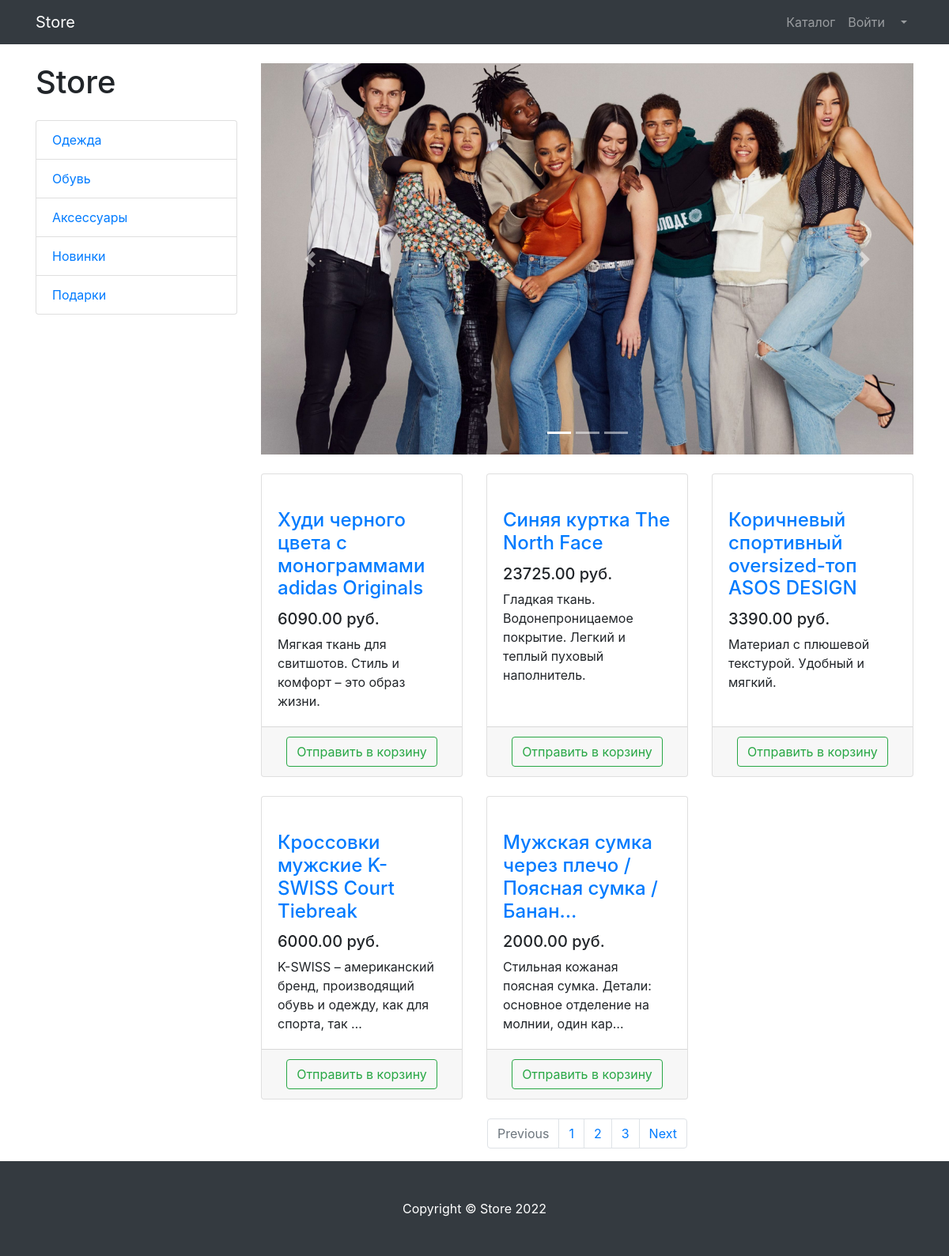
Screenshot of /products/ with the database file from the repository.
### products/models.py (models this page shows, shortened)
class ProductCategory(models.Model):
	name = models.CharField(max_length=128, unique=True)
	description = models.TextField(null = True, blank=True)

class Product(models.Model):
	name = models.CharField(max_length=256)
	description = models.TextField()
	price = models.DecimalField(max_digits=8, decimal_places=2)
	quantity = models.PositiveIntegerField(default=0)
	image = models.ImageField(upload_to='products_images', null=True, blank=True)
	category = models.ForeignKey(to=ProductCategory, on_delete=models.CASCADE)

### products/views.py (the view)
# urls.py: path('', products, name='index'),
def products(request):
	context = {
		'title': 'Store - Каталог',
		'products': Product.objects.all(),
		'categories': ProductCategory.objects.all(),
	}
	return render(request, 'products/products.html', context)

### products/templates/products/products.html (shortened to what this page needs)
{% extends 'products/base.html' %}
{% load static %}
{% block css %}
    <link href="{% static 'vendor/css/products.css' %}" rel="stylesheet">
{% endblock %}
{% block content %}
    <div class="container">
        <div class="row">
            <div class="col-lg-3">
                <h1 class="my-4">Store</h1>
                <div class="list-group">
                    {% for category in categories %}
                        <a href="#" class="list-group-item">{{ category.name }}</a>
                    {% endfor %}
                </div>
            </div>
            <div class="col-lg-9">
                <div id="carouselExampleIndicators" class="carousel slide my-4" data-ride="carousel">
                    <ol class="carousel-indicators">
                        <li data-target="#carouselExampleIndicators" data-slide-to="0" class="active"></li>
                        <li data-target="#carouselExampleIndicators" data-slide-to="1"></li>
                        <li data-target="#carouselExampleIndicators" data-slide-to="2"></li>
                    </ol>
                    <div class="carousel-inner" role="listbox">
                        <div class="carousel-item active">
                            <img class="d-block img-fluid" src="/static/vendor/img/slides/slide-1.jpg" alt="First slide">
                        </div>
                    </div>
                    <a class="carousel-control-prev" href="#carouselExampleIndicators" role="button" data-slide="prev">
                        <span class="carousel-control-prev-icon" aria-hidden="true"></span>
                    </a>
                    <a class="carousel-control-next" href="#carouselExampleIndicators" role="button" data-slide="next">
                        <span class="carousel-control-next-icon" aria-hidden="true"></span>
                    </a>
                </div>
                <div class="row">
                    {% for product in products %}
                    <div class="col-lg-4 col-md-6 mb-4">
                        <div class="card h-100">
                            <a href="#">
                            </a>
                            <div class="card-body">
                                <h4 class="card-title">
                                    <a href="#">{{ product.name|truncatechars:50 }}</a>
                                </h4>
                                <h5>{{ product.price }} руб.</h5>
                                <p class="card-text">{{ product.description|truncatechars:80 }}</p>
                            </div>
                            <div class="card-footer text-center">
                                <button type="button" class="btn btn-outline-success">Отправить в корзину</button>
                            </div>
                        </div>
                    </div>
                    {% endfor %}
                </div>
                <nav aria-label="Page navigation example">
                    <ul class="pagination justify-content-center">
                        <li class="page-item disabled">
                            <a class="page-link" href="#" tabindex="-1" aria-disabled="true">Previous</a>
                        </li>
                        <li class="page-item"><a class="page-link" href="#">1</a></li>
                        <li class="page-item"><a class="page-link" href="#">2</a></li>
                        <li class="page-item"><a class="page-link" href="#">3</a></li>
                        <li class="page-item">
                            <a class="page-link" href="#">Next</a>
                        </li>
                    </ul>
                </nav>
            </div>
        </div>
    </div>
{% endblock %}
{% block footer %}
    <footer class="py-5 bg-dark">
        <div class="container">
            <p class="m-0 text-center text-white">Copyright &copy; Store 2022</p>
        </div>
    </footer>
{% endblock %}

### products/templates/products/base.html (shortened to what this page needs)
{% load static %}
<!DOCTYPE html>
<html lang="en">
<head>
    <link href="{% static 'vendor/bootstrap/css/bootstrap.min.css' %}" rel="stylesheet">
    {% block css %}{% endblock %}
</head>
<body>
<nav class="navbar navbar-expand-lg navbar-dark bg-dark fixed-top">
    <div class="container">
        <a class="navbar-brand" href="{% url 'index' %}">Store</a>
        <div class="collapse navbar-collapse" id="navbarResponsive">
            <ul class="navbar-nav ml-auto">
                <li class="nav-item">
                    <a class="nav-link" href="{% url 'products:index' %}">Каталог  </a>
                </li>
                <li class="nav-item">
                    <a class="nav-link" href="{% url 'users:login' %}">Войти </a>
                </li>
                <li class="nav-item dropdown">
                    <a class="nav-link dropdown-toggle" href="#" id="navbarDropdown" role="button"
                       data-bs-toggle="dropdown" aria-expanded="false">
                    </a>
                </li>
            </ul>
        </div>
    </div>
</nav>
{% block content %}{% endblock %}
{% block footer %}{% endblock %}
</body>
</html>

### rows the page displays
ProductCategory: name "Одежда"
ProductCategory: name "Обувь"
ProductCategory: name "Аксессуары"
ProductCategory: name "Новинки"
ProductCategory: name "Подарки"
Product: name "Худи черного цвета с монограммами adidas Originals", price "6090.00", description "Мягкая ткань для свитшотов. Стиль и комфорт – это образ жизни."
Product: name "Синяя куртка The North Face", price "23725.00", description "Гладкая ткань. Водонепроницаемое покрытие. Легкий и теплый пуховый наполнитель."
Product: name "Коричневый спортивный oversized-топ ASOS DESIGN", price "3390.00", description "Материал с плюшевой текстурой. Удобный и мягкий."
Product: name "Кроссовки мужские K-SWISS Court Tiebreak", price "6000.00", description "K-SWISS – американский бренд, производящий обувь и одежду, как для спорта, так …"
Product: name "Мужская сумка через плечо / Поясная сумка / Банан…", price "2000.00", description "Стильная кожаная поясная сумка. Детали: основное отделение на молнии, один кар…"
